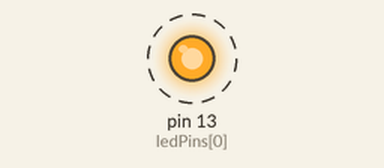
Simulated run of this sketch. Board: Arduino Uno, built with avr-gcc and run on an emulated ATmega328P. Parts: output pins drawn as LEDs (lit = HIGH). Dashed ring = blinking.

Above: at 0.5 s.
Timing chart, 0 to 4.6 s (numbered marks = the images above):
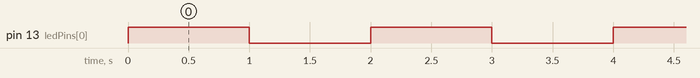

The sketch:

Blink.ino
```cpp
// <PinCount>
const int pinCount = 1;
// </PinCount>

// <LedPins>
const int ledPins[] = {13};
// </LedPins>

int ledPinState[pinCount];

// <Delay>
const int interval = 1000;
// </Delay>

void setup() {
  for (int i = 0; i < pinCount; i++)
  {
    pinMode(ledPins[i], OUTPUT);
  }
}

void loop() {
  for (int i = 0; i < pinCount; i++)
  {
    ledPinState[i] = !ledPinState[i];
    digitalWrite(ledPins[i], ledPinState[i]);
  }
  delay(interval);
}
```

Measured:
- by itself, pin 13 (ledPins[0]): alternates HIGH for 1.0 s and LOW for 1.0 s
